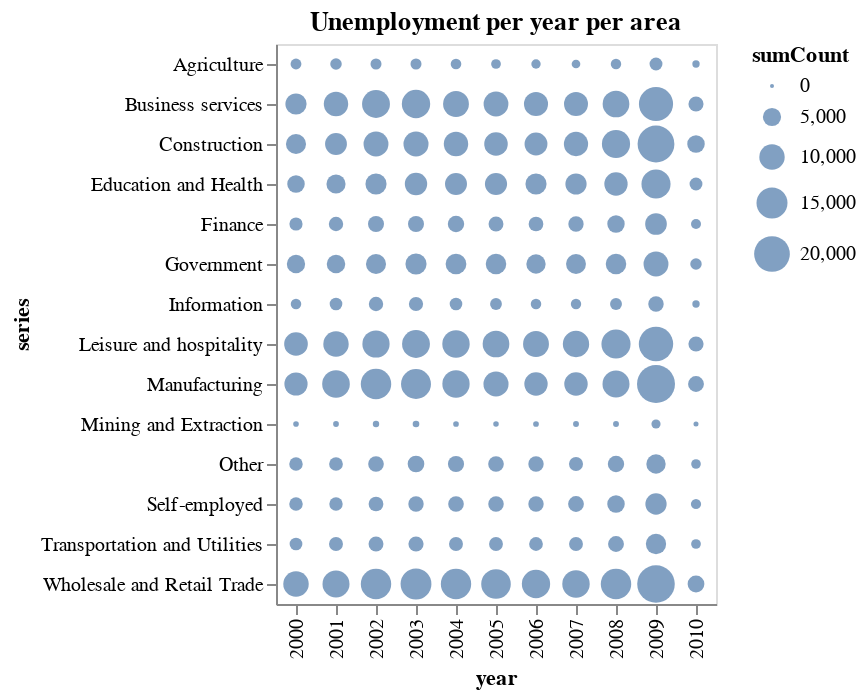

Notebook cell for this chart:
### Code cell
source = data.unemployment_across_industries()

alt.Chart(source).mark_point(filled=True).transform_aggregate(
     sumCount = 'sum(count):Q',
     groupby=['year', 'series']
).encode(
    x = alt.X('year:O'),
    y = alt.Y('series:N'),
    size=alt.Size('sumCount:Q'),
).properties(title ='Unemployment per year per area')

### Figure 1 — Vega-Lite specification as saved in the notebook (floating-point values rounded to 4 significant figures; data arrays with more than 128 entries replaced by an {"elided": "..."} marker saying what was removed)
{"config": {"view": {"continuousWidth": 300, "continuousHeight": 300}}, "data": {"name": "data-a71f9e9ca817f78977ff8b6ad06fdab9"}, "mark": {"type": "point", "filled": true}, "encoding": {"size": {"field": "sumCount", "type": "quantitative"}, "x": {"field": "year", "type": "ordinal"}, "y": {"field": "series", "type": "nominal"}}, "title": "Unemployment per year per area", "transform": [{"aggregate": [{"op": "sum", "field": "count", "as": "sumCount"}], "groupby": ["year", "series"]}], "$schema": "https://vega.github.io/schema/vega-lite/v5.8.0.json", "datasets": {"data-a71f9e9ca817f78977ff8b6ad06fdab9": {"elided": "1708 records"}}}
